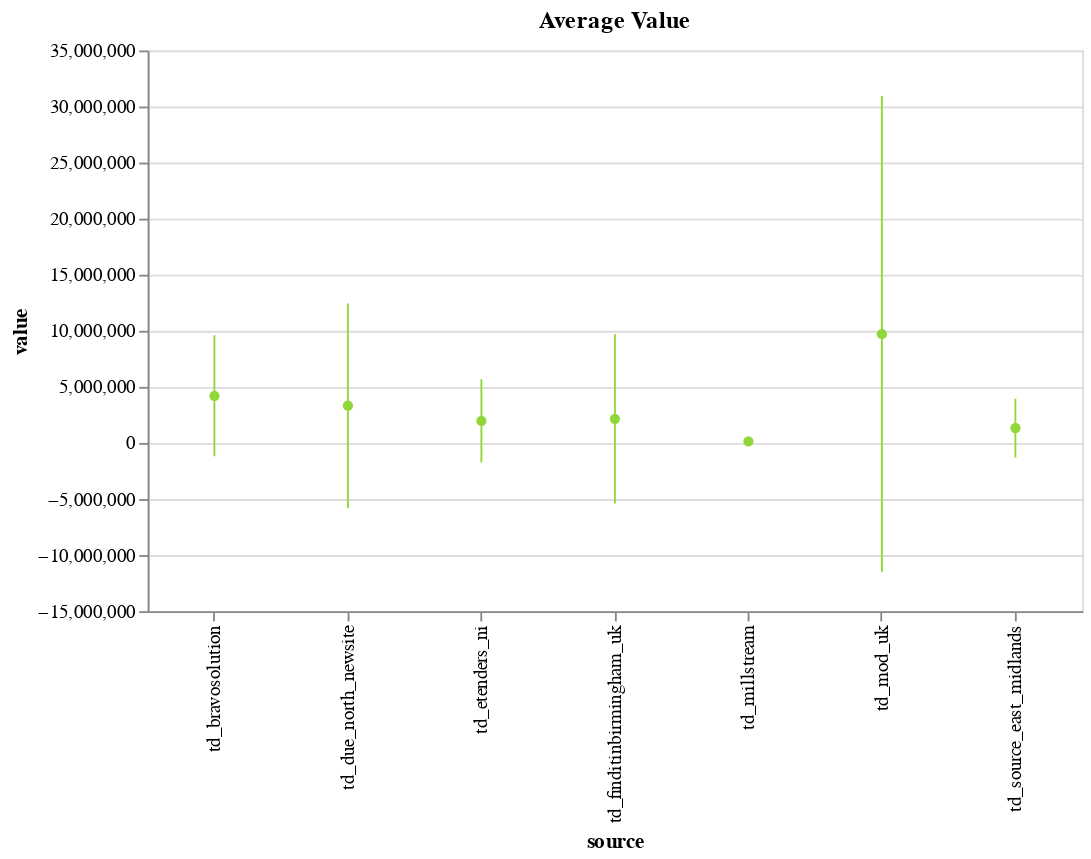

Source (notebook cell):
### Markdown cell above
Chart

### Code cell
chart = alt.Chart(df1, width=500, height=300, title="Average Value")

points = chart.mark_point(color='#91D739', filled=True).encode(
         alt.X('source'),
         alt.Y('mean(value):Q'),
        )

bars = chart.mark_errorbar(extent='stdev', color='#91D739', clip=True).encode(
          x=alt.X('source'),
          y=alt.Y('mean(value):Q')#, scale=alt.Scale())
        )

points + bars

### Figure 1 — Vega-Lite specification as saved in the notebook (floating-point values rounded to 4 significant figures; data arrays with more than 128 entries replaced by an {"elided": "..."} marker saying what was removed)
{"config": {"view": {"continuousWidth": 400, "continuousHeight": 300}}, "layer": [{"mark": {"type": "point", "color": "#91D739", "filled": true}, "encoding": {"x": {"type": "nominal", "field": "source"}, "y": {"type": "quantitative", "aggregate": "mean", "field": "value"}}, "height": 300, "title": "Average Value", "width": 500}, {"mark": {"type": "errorbar", "clip": true, "color": "#91D739", "extent": "stdev"}, "encoding": {"x": {"type": "nominal", "field": "source"}, "y": {"type": "quantitative", "aggregate": "mean", "field": "value"}}, "height": 300, "title": "Average Value", "width": 500}], "data": {"name": "data-eae7e6052257759343c2b0d6d041608e"}, "$schema": "https://vega.github.io/schema/vega-lite/v4.8.1.json", "datasets": {"data-eae7e6052257759343c2b0d6d041608e": {"elided": "515 records"}}}
